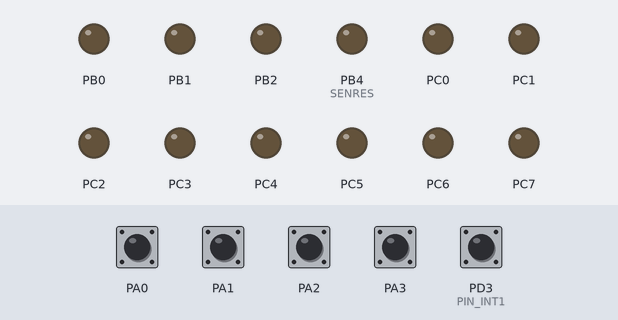
A program run on a simulated ATmega16, built with avr-gcc and emulated at 16 MHz. Parts: output pins drawn as LEDs (lit = HIGH). The inputs (shaded band) are chosen by the test bench; at power-on: PA0–3, PD3 (PIN_INT1) HIGH.

Above: at 1.2 s.
1.3 s: PD3 (PIN_INT1) pulled LOW for 0.15 s
At 2.2 s:
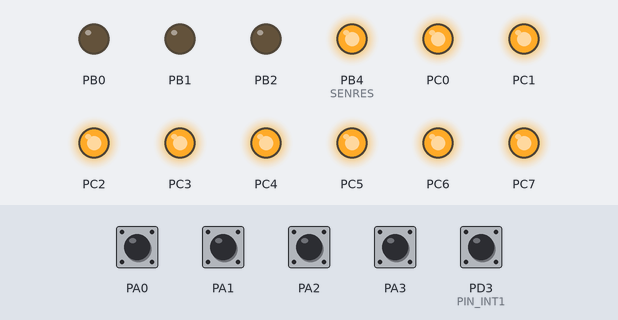
Timing chart, 0 to 4.3 s (numbered marks = the images above; inputs shaded):
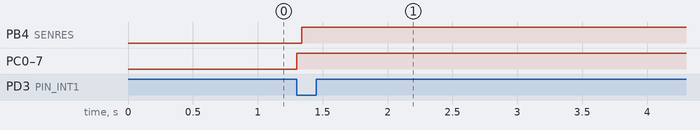

The program:

main.c
```c
#define F_CPU 16000000
#include <avr/interrupt.h>
#include <util/delay.h>
#include <avr/io.h>
#include <stdio.h>

#define PIN_INT1 PD3
#define LED_NEG PD0

/* Ìèêðîñõåìû äëÿ óïðàâëåíèÿ èíäèêàòîðàìè */
#define SENRES PORTB&=~(1<<4)
#define SENSET PORTB|=(1<<4)

unsigned char buttons;

void SPI_init()
{
	DDRB|=(7<<0)|(1<<4);  /* Óïðàâëåíèå ëèíèÿìè âûáîðà ìèêðîñõåì */
	DDRB|=(1<<5)|(1<<7);  /* Óïðàâëåíèå ëèíèÿìè SPI */
	SPCR = (1<<SPE)|(1<<MSTR)|(1<<SPR0);
}

unsigned char SPI_WR(unsigned char data)
{
	SPDR = data;
	while(!(SPSR & (1<<SPIF))) {} // Îæèäàåì îêîí÷àíèÿ ïåðåäà÷è
	return SPDR;// ×èòàåì äàííûå ïîñëå çàâåðøåíèÿ ïåðåäà÷è
}

unsigned char ASK_btns(void)
{
	SENRES;
	SENSET;
	return SPI_WR(0);
}

void init_INT1(void) {
	DDRD &= ~(1<<PIN_INT1);  // Íàñòðîèì âûâîä íà âõîä
	PORTD |= (1<<PIN_INT1);   // Âêëþ÷àåì ïîäòÿãèâàþùèé ðåçèñòîð
	GICR |= (1<<INT1);        // Ðàçðåøàåì âíåøíåå ïðåðûâàíèå íà INT1
	MCUCR |= (1<<ISC01) | (0<<ISC00);  // Íàñòðîèì óñëîâèå ïðåðûâàíèÿ
	sei();  // Âêëþ÷àåì ãëîáàëüíûå ïðåðûâàíèÿ
}

ISR(INT1_vect) {
	buttons = ASK_btns();

	// Ðàçäåëÿåì ÷èñëî íà äâà 4-áèòíûõ ÷èñëà
	unsigned char num1 = (buttons >> 4) & 0x0F;  // Ïåðâîå ÷èñëî (ñòàðøèå 4 áèòà)
	unsigned char num2 = buttons & 0x0F;         // Âòîðîå ÷èñëî (ìëàäøèå 4 áèòà)
	int result = 0;

	// Âûïîëíåíèå ìàòåìàòè÷åñêîé îïåðàöèè â çàâèñèìîñòè îò íàæàòîé êíîïêè
	if (!(PINA & (1 << PA0))) {
		result = num1 + num2;  // Ñëîæåíèå
		} else if (!(PINA & (1 << PA1))) {
		result = num1 - num2;  // Âû÷èòàíèå
		} else if (!(PINA & (1 << PA2))) {
		result = num1 * num2;  // Óìíîæåíèå
		} else if (!(PINA & (1 << PA3))) {
		if (num2 != 0) {
			result = num1 / num2;  // Äåëåíèå (åñëè äåëèòåëü íå 0)
			} else {
			result = 0;  // Ïðåäîòâðàùàåì äåëåíèå íà 0
		}
	}

	// Âûâîäèì ðåçóëüòàò íà ïîðò C (â äâîè÷íîì âèäå)
	PORTC = ~result;  // Èíâåðòèðóåì ñèãíàë ïåðåä âûâîäîì íà ïîðò C
}


int main(void) {
	SPI_init();

	DDRC = 0xFF;  // Íàñòðîèì ïîðò C êàê âûõîä
	init_INT1();  // Èíèöèàëèçàöèÿ INT1

	DDRA &= ~((1 << PA0) | (1 << PA1) | (1 << PA2) | (1 << PA3)); // Êíîïêè êàê âõîäû
	PORTA |= ((1 << PA0) | (1 << PA1) | (1 << PA2) | (1 << PA3)); // Ïîäòÿæêà äëÿ êíîïîê

	// Èíèöèàëèçàöèÿ çíà÷åíèé ïåðåä ðàáîòîé
	buttons = 0;
	PORTD |= (1 << LED_NEG);  // Ãàñèì ëàìïî÷êó ïðè ñòàðòå (àêòèâíûé óðîâåíü   íèçêèé)

	while (1) {  }
	return 0;
}
```

Measured:
- after the input at 1.3 s, PB4 (SENRES), PC0–7: LOW → HIGH at once
